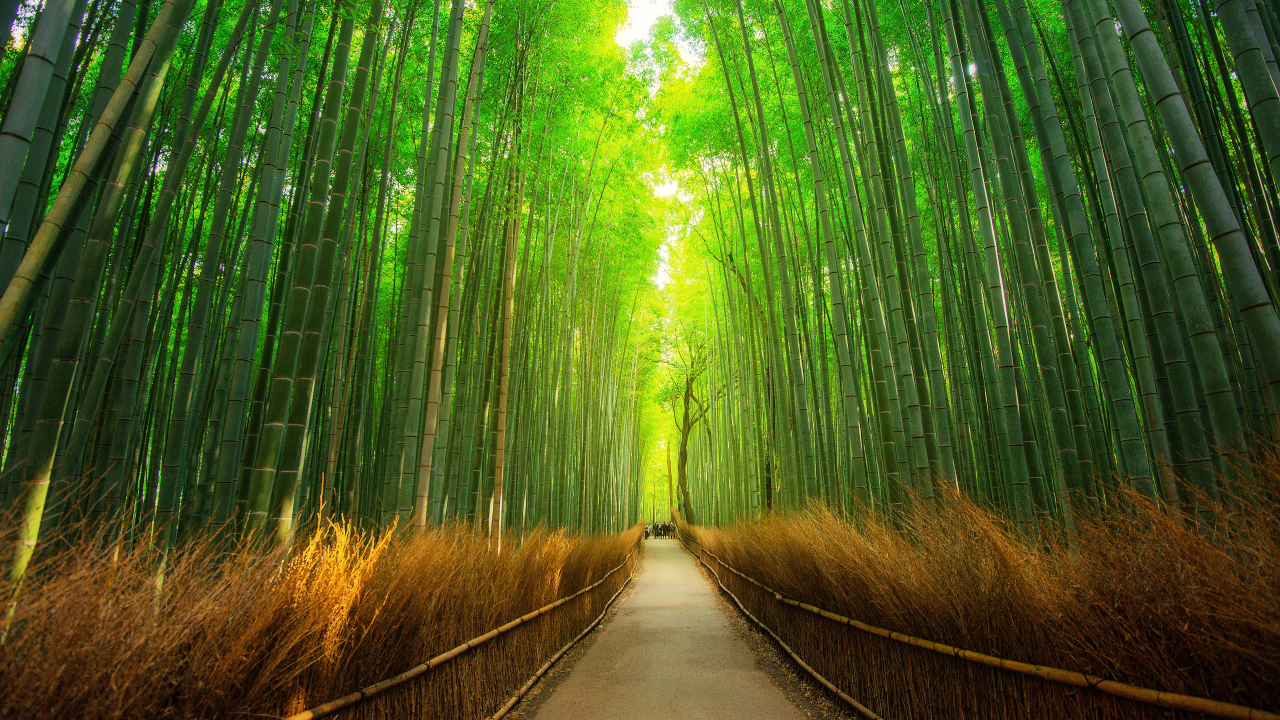
#> input picture opencv iot/image_3.jpg, 3840 x 2160 px, found by its file name (shown at 1/3 size)
$ python 'img rotate.py'
#> lines starting #> are read from the running program, lines starting #| are printed output that depends on the picture
import cv2
image_path=r"C:\Users\HP\OneDrive\Pictures\image_3.jpg"
img = cv2.imread(image_path)
#> img is the input picture: shape (2160, 3840, 3); mean B, G, R 29.7, 93.3, 76.3

if img is None:
    print("image not found")
else:
    print("img loaded successfully")

h,w= img.shape[:2]
#> h = 2160; w = 3840
center=(w//2,h//2)  #floor div
#> center = (1920, 1080)

matrix = cv2.getRotationMatrix2D(center, angle=275, scale=1.0)
rotated = cv2.warpAffine(img, matrix, (w,h))
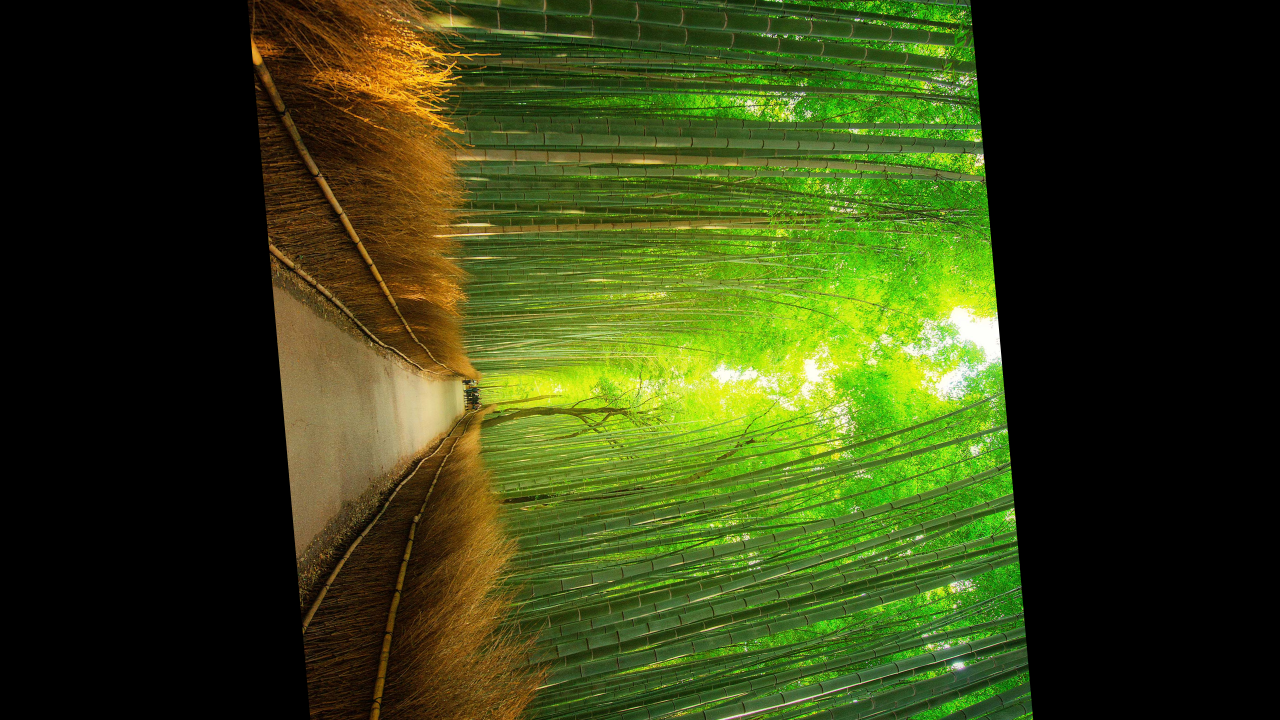
#> rotated: shape (2160, 3840, 3) (shown at 1/3 size); mean B, G, R 19, 66.3, 54.2

cv2.imshow("Rotated image",rotated)
cv2.waitKey(0)
cv2.destroyAllWindows()
